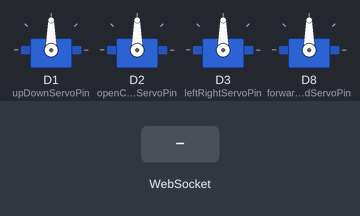
This sketch was run on a simulated ESP8266 (NodeMCU). On the bench: 4 × servo. The inputs (shaded band) are chosen by the test bench. WiFi joins after 1.5 s; servers stay silent unless stated; what the sketch prints to the serial monitor is not drawn.

Above: at 2.7 s.
2.8 s: WebSocket text "upDown:" received
At 5.4 s:
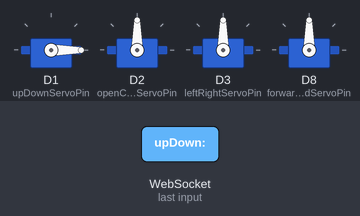
5.8 s: WebSocket text "openClose:" received
At 6.2 s:
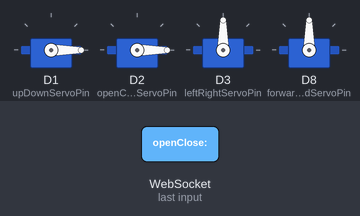
7.3 s: WebSocket text "forwardBackward:" received
At 8.9 s:
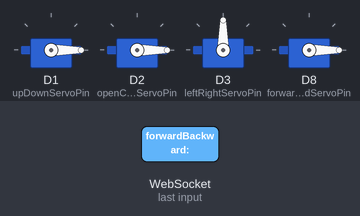
10.3 s: WebSocket text "lowest:" received
At 12.3 s:
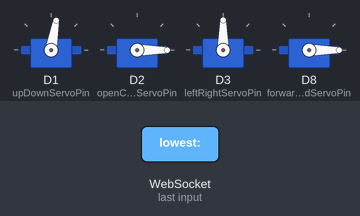
13.0 s: WebSocket text "leftRight:" received
At 15.6 s:
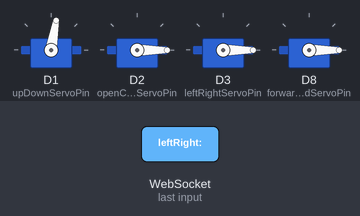
16.0 s: WebSocket text "highest:" received
At 16.46 s:
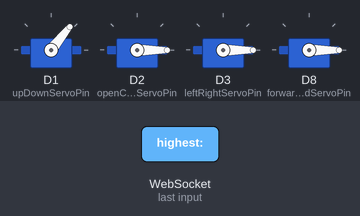
Timing chart, 0 to 20.0 s (numbered marks = the images above; inputs shaded):
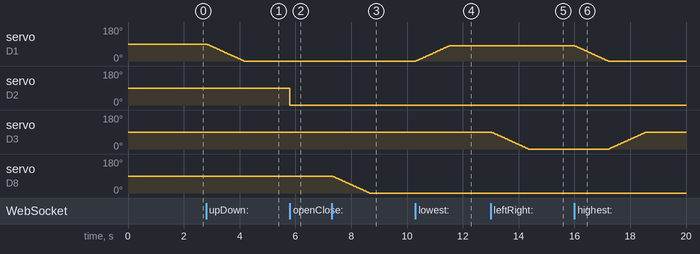

The sketch:

armtest.ino
```cpp
#include <ESP8266WiFi.h>
#include <WebSocketsServer.h>
#include <Servo.h>

const char* ssid = "Hotspot";
const char* password = "123456789";

WebSocketsServer webSocket = WebSocketsServer(81);

Servo upDownServo;
Servo openCloseServo;
Servo leftRightServo;
Servo forwardBackwardServo;

const int upDownServoPin = D1;
const int openCloseServoPin = D2;
const int leftRightServoPin = D3;
const int forwardBackwardServoPin = D8;

int openClosePos = 90;
int upDownPos = 80;
int leftRightPos = 180;
int forwardBackwardPos = 100;

const int openCloseMin = 0;
const int openCloseMax = 95;
const int upDownMin = 0;
const int upDownMax = 80;
const int forwardBackwardMin = 0;
const int forwardBackwardMax = 100;
const int leftRightMin = 0;
const int leftRightMax = 180;

void setup() {
  Serial.begin(9600);
  WiFi.begin(ssid, password);
  while (WiFi.status() != WL_CONNECTED) {
    delay(500);
    Serial.print(".");
  }
  Serial.println("");
  Serial.println("WiFi connected");

  Serial.print("IP address: ");
  Serial.println(WiFi.localIP());

  upDownServo.attach(upDownServoPin);
  openCloseServo.attach(openCloseServoPin);
  leftRightServo.attach(leftRightServoPin);
  forwardBackwardServo.attach(forwardBackwardServoPin);

  webSocket.begin();
  webSocket.onEvent(webSocketEvent);
  Serial.println("WebSocket server started");
}

void loop() {
  webSocket.loop();
}

void webSocketEvent(uint8_t num, WStype_t type, uint8_t* payload, size_t length) {
  if (type == WStype_TEXT) {
    String msg = String((char*)payload);
    if (msg.startsWith("upDown:")) {
      upDownPos = msg.substring(7).toInt();
      if (upDownPos < upDownMin) upDownPos = upDownMin;
      if (upDownPos > upDownMax) upDownPos = upDownMax;
      Serial.print("Changing up-down: ");
      Serial.println(upDownPos);
      moveServoGradually(upDownServo, upDownPos);
    } else if (msg.startsWith("openClose:")) {
      openClosePos = msg.substring(10).toInt();
      if (openClosePos < openCloseMin) openClosePos = openCloseMin;
      if (openClosePos > openCloseMax) openClosePos = openCloseMax;
      Serial.print("Changing openclose: ");
      Serial.println(openClosePos);
      openCloseServo.write(openClosePos);
    } else if (msg.startsWith("leftRight:")) {
      leftRightPos = msg.substring(10).toInt();
      if (leftRightPos < leftRightMin) leftRightPos = leftRightMin;
      if (leftRightPos > leftRightMax) leftRightPos = leftRightMax;
      moveServoGradually(leftRightServo, leftRightPos);
    } else if (msg.startsWith("forwardBackward:")) {
      forwardBackwardPos = msg.substring(16).toInt();
      if (forwardBackwardPos < forwardBackwardMin) forwardBackwardPos = forwardBackwardMin;
      if (forwardBackwardPos > forwardBackwardMax) forwardBackwardPos = forwardBackwardMax;
      Serial.print("Changing for-back: ");
      Serial.println(forwardBackwardPos);
      moveServoGradually(forwardBackwardServo, forwardBackwardPos);
    }
    else if (msg.startsWith("lowest:")) {
      webSocket.sendTXT(num, "0");
      moveServoGradually(upDownServo,80);
      moveServoGradually(leftRightServo,90);
      moveServoGradually(forwardBackwardServo,0);
      Serial.println(upDownPos);
      Serial.println(leftRightPos);
      Serial.println(forwardBackwardPos);
      webSocket.sendTXT(num, "1");
    } else if (msg.startsWith("highest:")) {
      webSocket.sendTXT(num, "0");
      moveServoGradually(upDownServo,0);
      moveServoGradually(leftRightServo,90);
      moveServoGradually(forwardBackwardServo,0);
      webSocket.sendTXT(num, "1");
    } else if (msg.startsWith("middle:")) {
      webSocket.sendTXT(num, "0");
      moveServoGradually(upDownServo,40);
      moveServoGradually(leftRightServo,90);
      moveServoGradually(forwardBackwardServo,0);
      webSocket.sendTXT(num, "1");
    }
  }
}

void moveServoGradually(Servo& servo, int targetPos) {
  int currentPos = servo.read();
  if (currentPos < targetPos) {
    for (int pos = currentPos; pos <= targetPos; pos++) {
      servo.write(pos);
      delay(15);
    }
  } else {
    for (int pos = currentPos; pos >= targetPos; pos--) {
      servo.write(pos);
      delay(15);
    }
  }
}
```

Measured:
- after the input at 2.8 s, servo on D1 (upDownServoPin): moves from 90° to 0° over 1.3 s, starting at once
- after the input at 5.8 s, servo on D2 (openCloseServoPin): 90° → 0° at once
- after the input at 7.3 s, servo on D8 (forwardBackwardServoPin): moves from 90° to 0° over 1.3 s, starting at once
- after the input at 10.3 s, servo on D1 (upDownServoPin): moves from 0° to 80° over 1.2 s, starting at once
- after the input at 13.0 s, servo on D3 (leftRightServoPin): moves from 90° to 0° over 1.3 s, starting at once
- after the input at 16.0 s, servo on D1 (upDownServoPin): moves from 80° to 0° over 1.2 s, starting at once; servo on D3 (leftRightServoPin): moves from 0° to 90° over 1.3 s, starting after 1.2 s
